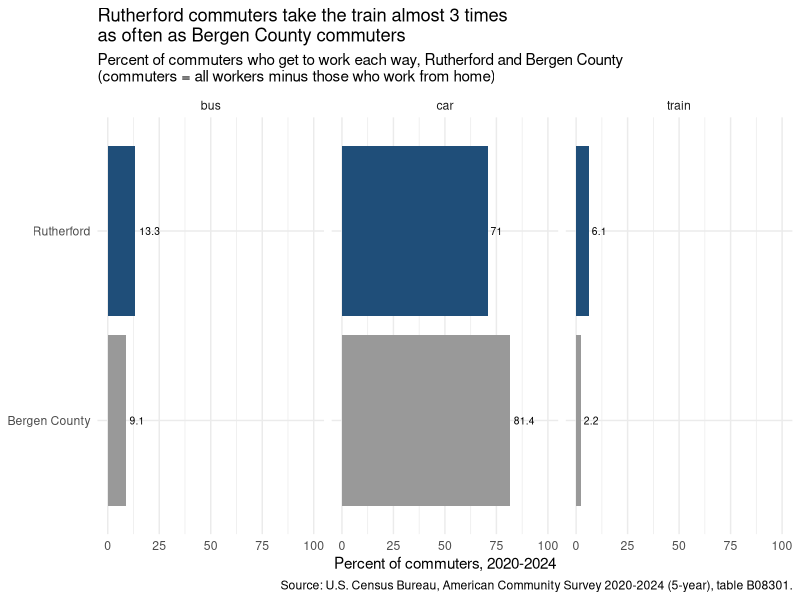
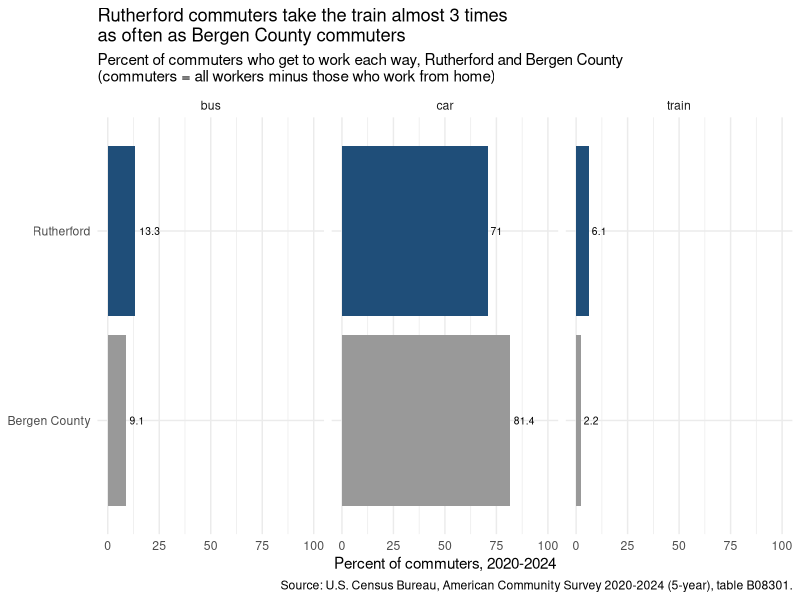

Here is the R script that generated these plots, in order:
# scripts/03_mode_share.R
# Figure 1: how do Rutherford's commuters get to work, compared with Bergen County and New Jersey?
#   In:  data/commute_merged.csv (made by 02_merge.R)
#   Out: output/figures/mode_share.png
# Run 01_import.R and 02_merge.R first.


# Packages and Load the Data ---------------------------------------------------------------------

library(tidyverse)

commute_merged <- read_csv(
  "data/commute_merged.csv",
  col_types = cols(geo_id = col_character())
)

# One row is one place and one mode: one bar each. Expect 6 rows and 10 columns.
dim(commute_merged)
names(commute_merged)
summary(commute_merged)

commute_merged |>
  select(place, mode, pct)


# The Figure -------------------------------------------------------------------------------------

fig1 <- ggplot(
  commute_merged,
  aes(
    x = pct,
    y = place,     # sorts the bars by size: Rutherford, Bergen County, New Jersey
    fill = place
  )
) +
  geom_col() +
  geom_text(aes(label = pct), hjust = -0.2, size = 2.6) + 
  facet_wrap(~ mode) +                                         
  scale_fill_manual(
    values = c("Rutherford" = "#1f4e79", "Bergen County" = "grey60"),
    guide = "none"
  ) +
  scale_x_continuous(limits = c(0, 100)) +                     
  labs(
    title    = "Rutherford commuters take the train almost 3 times\nas often as Bergen County commuters",    subtitle = "Percent of commuters who get to work each way, Rutherford and Bergen County\n(commuters = all workers minus those who work from home)",
    x        = "Percent of commuters, 2020-2024",
    y        = NULL,
    caption  = "Source: U.S. Census Bureau, American Community Survey 2020-2024 (5-year), table B08301.",
    alt      = paste(
      "Bar chart in three panels: bus, car, and train, each comparing Rutherford with Bergen County.",
      "Bus: Rutherford 13.3 percent, Bergen County 9.1. Car: Rutherford 71, Bergen County 81.4.",
      "Train: Rutherford 6.1, Bergen County 2.2. Rutherford commuters take the train and the bus",
      "more, and drive less, than commuters in the county as a whole."
    )
  ) +
  theme_minimal()

fig1

# Git does not keep empty folders, so make output/figures if it is not there yet
dir.create("output/figures", showWarnings = FALSE, recursive = TRUE)

ggsave(
  "output/figures/mode_transport.png",
  fig1,
  width = 7,
  height = 3.2,
  dpi = 300,
  bg = "white"
)
